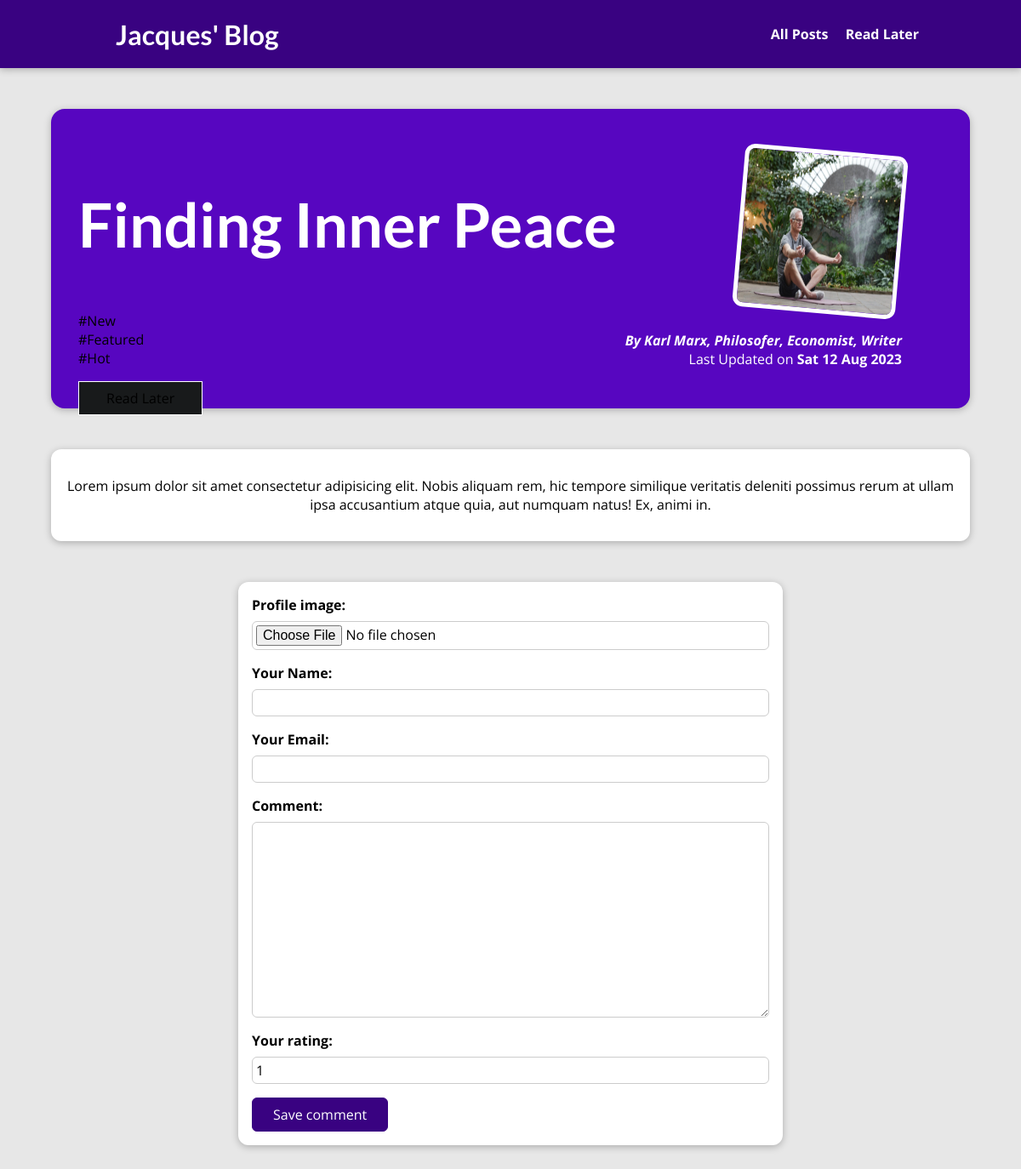
Page /posts/finding-inner-peace on the committed database.
### blog/models.py (models this page shows, shortened)
class Post(models.Model):
    title = models.CharField(max_length=200)
    excerpt = models.CharField(max_length=200)
    image = models.ImageField(upload_to="posts")
    date = models.DateField(auto_now=True)
    slug = models.SlugField(unique=True, max_length=200, db_index=True)
    content = models.TextField(validators=[MinLengthValidator(10)])
    author = models.ForeignKey(
        Author, on_delete=models.SET_NULL, null=True, related_name="posts"
    )
    tags = models.ManyToManyField(Tag)

class Tag(models.Model):
    caption = models.CharField(max_length=20)

class Author(models.Model):
    first_name = models.CharField(max_length=100)
    last_name = models.CharField(max_length=100)
    email = models.EmailField()
    formation = models.CharField(max_length=100, null=True)
    def full_name(self):
        return f"{self.first_name} {self.last_name}"
    def __str__(self):
        return self.full_name()

### blog/views.py (the view, shortened to what this page needs)
# urls.py: path("posts/<slug:slug>", views.PostDetail.as_view(), name="post-detail-page"),
class PostDetail(View):
    template_name = "blog/post_detail.html"
    model = Post
    def get(self, request, slug):
        post = Post.objects.get(slug=slug)
        stored_posts = request.session.get("stored_posts")
        if stored_posts is not None:
            is_saved_for_later = post.id in stored_posts # type: ignore
        else:
            is_saved_for_later = False
        comments = post.comments.all().order_by("-id") # type: ignore
        if comments is None or len(comments) == 0:
            has_comments = False
        else:
            has_comments = True
        context = {
            "post": post,
            "post_tags": post.tags.all(),
            'comment_form': CommentForm(),
            "comments": comments, # type: ignore
            "has_comments": has_comments,
            "is_saved_for_later": is_saved_for_later
        }
        return render(request, "blog/post_detail.html", context)

### blog/forms.py
class CommentForm(forms.ModelForm):
    class Meta:
        model = Comment
        exclude = ["post"]
        labels = {
            "user_name": "Your Name",
            "user_email": "Your Email",
            "text": "Comment",
            "rating": "Your rating",
            "profile_image": "Profile image"
        }

### blog/templates/blog/post_detail.html (shortened to what this page needs)
{% extends 'base.html' %}
{% load static %}
{% block css_files %}
    <link rel="stylesheet" href="{% static 'blog/post-detail.css' %}">
{% endblock css_files %}
{% block content %}
    <section id="summary">
        <h2>{{post.title}}</h2>
        {% for tag in post_tags %}
        <div>#{{tag.caption}}</div>
        {% endfor %}
        <div id="read-later">
            <form action="{% url "read-later" %}" method="POST">
                {% if not is_saved_for_later %}
                <button>Read Later</button>
                {% else %}
                <button>Remove from read later</button>
                {% endif %}
            </form>
        </div>
        <article>
            <img src="{{ post.image.url }}" alt="{{post.title}}">
            <address>By <a href="mailto:{{post.author.email}}">{{post.author}}, {{post.author.formation}}</a></address>
            <div>
                Last Updated on <time>{{post.date|date:"D d M Y"}}</time>
            </div>
        </article>
    </section>
    <main>
        <p>{{post.content|linebreaks}}</p>
    </main>
        <section id="comment-form">
            <form action="{% url "post-detail-page" post.slug %}" method="POST">
                {% for form_field in comment_form %}
                <div class="form-control {% if form_field.errors %}invalid{% endif %}">
                    {{ form_field.label_tag }}
                    {{ form_field }}
                </div>
                {% endfor %}
                <button>Save comment</button>
            </form>
        </section>
{% endblock content %}

### blog/static/blog/post-detail.css (style rules this page uses)
body { background-color: #e7e7e7; }
#summary { margin: 8rem auto 3rem auto; padding: 2rem; width: 90%; max-width: 90rem; border-radius: 16px; background-color: #5706c0; position: relative; box-shadow: 0 2px 8px rgba(0, 0, 0, 0.25); height: 22rem; }
#summary h2 { color: white; font-size: 4.5rem; }
#summary article { position: absolute; top: 2rem; right: 3rem; padding: 1rem 2rem; border-radius: 12px; text-align: right; color: white; }
#summary article img { width: 12rem; height: 12rem; border-radius: 12px; transform: rotateZ(5deg); border: 5px solid white; margin-bottom: 1rem; }
#summary address { font-weight: bold; }
#summary a { color: white; text-decoration: none; }
#summary time { font-weight: bold; }
main { width: 90%; max-width: 90rem; margin: 3rem auto; background-color: white; padding: 1rem; border-radius: 12px; box-shadow: 0 2px 8px rgba(0, 0, 0, 0.25); text-align: center; }
#comment-form { margin: 3rem auto; width: 90%; max-width: 40rem; border-radius: 12px; background-color: white; box-shadow: 0 2px 8px rgba(0, 0, 0, 0.25); padding: 1rem; }
#comment-form button { font: inherit; background-color: #390281; color: white; border: 1px solid #390281; padding: 0.5rem 1.5rem; border-radius: 6px; cursor: pointer; }
.form-control { margin-bottom: 1rem; }
.form-control label { font-weight: bold; margin-bottom: 0.5rem; display: block; }
.form-control input, .form-control textarea { display: block; width: 100%; font: inherit; padding: 0.25rem; border-radius: 6px; border: 1px solid #ccc; }
#read-later { margin: 1rem 0; }
#read-later button { background-color: rgb(24, 26, 27); border: 1px solid white; padding: 0.5rem 2rem; font: inherit; }

### static/app.css (style rules this page uses)
* { box-sizing: border-box; }
html { font-family: 'Open Sans', 'Lato', sans-serif; }
body { margin: 0; }
h1, h2, h3 { font-family: 'Lato', sans-serif; font-weight: bold; }

### rows in the picture
Post: title "Finding Inner Peace", image (picture), author "Karl Marx", author.formation "Philosofer, Economist, Writer", date "Sat 12 Aug 2023", content "Lorem ipsum dolor sit amet consectetur adipisicing elit. Nobis aliquam rem, hic tempore similique veritatis deleniti possimus rerum at ullam ipsa accusantium atque quia, aut numquam natus! Ex, animi in."
Tag: caption "New"
Tag: caption "Featured"
Tag: caption "Hot"
